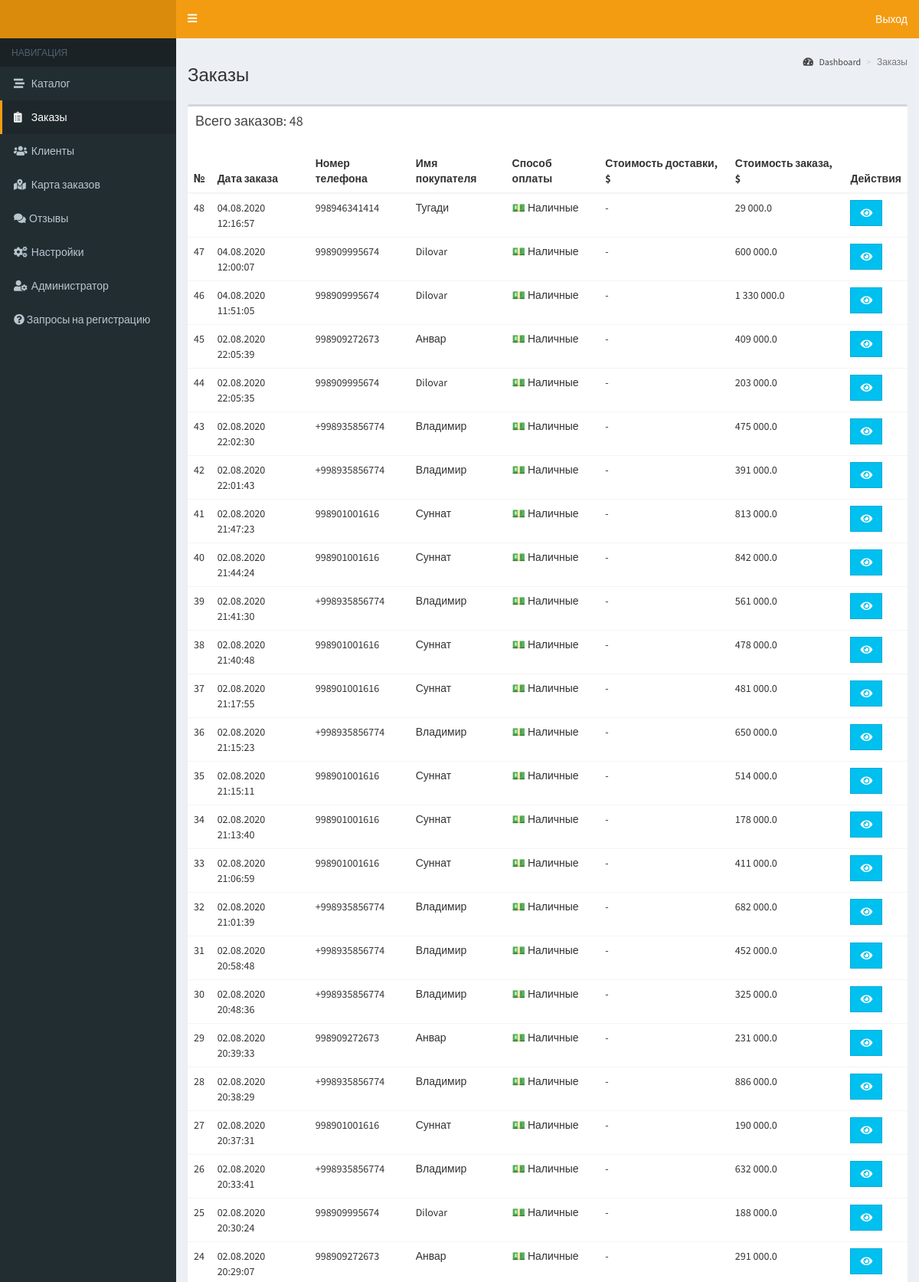
The app's page /orders (signed in, upper part) with its own data.
### application/core/models.py (models this page shows, shortened)
class Order(db.Model):
    __tablename__ = 'orders'
    id = db.Column(db.Integer, primary_key=True)
    user_id = db.Column(db.Integer, db.ForeignKey('users.id'))
    user_name = db.Column(db.String(100))
    shipping_method = db.Column(db.String(50))
    payment_method = db.Column(db.String(50))
    address_txt = db.Column(db.String(100))
    phone_number = db.Column(db.String(15))
    confirmed = db.Column(db.Boolean, default=False)
    confirmation_date = db.Column(db.DateTime)
    delivery_price = db.Column(db.Integer)
    total_amount = db.Column(db.Float)
    order_items = db.relationship('OrderItem', lazy='dynamic',
                                  backref='order', cascade='all, delete-orphan')
    location = db.relationship('Location', uselist=False, cascade='all,delete', backref='order')
    class ShippingMethods:
        PICK_UP = 'pickup'
        DELIVERY = 'delivery'
    class PaymentMethods:
        CASH = 'cash'
        PAYME = 'payme'

### application/admin/orders.py (the view)
@bp.route('/orders', methods=['GET'])
@login_required
def orders():
    all_orders = orderservice.get_all_confirmed_orders()
    return render_template('admin/orders.html', title='Заказы', area='orders', orders=all_orders)

### application/admin/__init__.py (called while the page is built)
@bp.context_processor
def view_context_processor():
    return {
        'year': datetime.now().year
    }

### application/core/models.py (called while the page is built)
@login.user_loader
def load_user(user_id):
    return UserAdmin.query.get(int(user_id))

### application/core/orderservice.py (called while the page is built)
def get_all_confirmed_orders() -> List[Order]:
    return Order.query.filter(Order.confirmed == True).order_by(Order.confirmation_date.desc()).all()

### application/resources/strings.py (called while the page is built)
def get_string(key, language='ru'):
    if language == 'ru':
        return _strings_ru.get(key, 'no_string')
    elif language == 'uz':
        return _strings_uz.get(key, 'no_string')
    else:
        raise Exception('Invalid language')

def from_order_payment_method(value: str, language: str) -> str:
    return get_string('order.' + value, language)

### application/utils/date.py (called while the page is built)
def convert_utc_to_asia_tz(utc_date: datetime):
    from_zone = tz.tzutc()
    to_zone = tz.gettz('Asia/Tashkent')
    utc = utc_date.replace(tzinfo=from_zone)
    local = utc.astimezone(to_zone)
    return local

### application/utils/filters.py (called while the page is built)
@app.template_filter()
def datetime(value, date_format='%d.%m.%Y %H:%M:%S', convert_from_utc=False):
    if convert_from_utc:
        date = convert_utc_to_asia_tz(value)
    else:
        date = value
    return date.strftime(date_format)

@app.template_filter()
def payment_method(value):
    return strings.from_order_payment_method(value, 'ru')

@app.template_filter()
def price(value):
    return '{0:,}'.format(value).replace(',', ' ')

### application/templates/admin/orders.html
{% extends 'layouts/admin.html' %}
{% block header %}Заказы{% endblock %}
{% block breadcrumbs %}
    <li class="active">Заказы</li>
{% endblock %}
{% block content %}
    <div class="row">
        <div class="col-xs-12">
            <div class="box">
                <div class="box-header">
                    <h4 class="box-title">Всего заказов: {{ orders|length }}</h4>
                </div>
                <div class="box-body table-responsive no-padding">
                    <table class="table table-hover">
                        <caption></caption>
                        <thead>
                            <tr>
                                <th>№</th>
                                <th>Дата заказа</th>
                                <th>Номер телефона</th>
                                <th>Имя покупателя</th>
                                <th>Способ оплаты</th>
                                <th>Стоимость доставки, $</th>
                                <th>Стоимость заказа, $</th>
                                <th>Действия</th>
                            </tr>
                        </thead>
                        <tbody>
                            {% for order in orders %}
                                <tr>
                                    <td>{{ loop.revindex }}</td>
                                    <td>{{ order.confirmation_date|datetime(convert_from_utc=True) }}</td>
                                    <td>{{ order.phone_number }}</td>
                                    <td>
                                        {% if order.user_name %}
                                            {{ order.user_name }}
                                        {% else %}
                                            N/A
                                        {% endif %}
                                    </td>
                                    <td>{{ order.payment_method|payment_method }}</td>
                                    <td>
                                        {% if order.delivery_price %}
                                            {{ order.delivery_price|price }}
                                        {% else %}
                                            -
                                        {% endif %}
                                    </td>
                                    <td>
                                        {% if order.total_amount %}
                                            {{ order.total_amount|price }}
                                        {% else %}
                                            {{ order|total_order_sum|price }}
                                        {% endif %}
                                    </td>
                                    <td>
                                        <a href="{{ url_for('admin.order', order_id=order.id) }}"
                                           class="btn btn-flat btn-info" data-toggle="tooltip" data-placement="top" title="Посмотреть">
                                            <i class="fas fa-eye"></i>
                                        </a>
                                    </td>
                                </tr>
                            {% endfor %}
                        </tbody>
                    </table>
                </div>
            </div>
        </div>
    </div>
{% endblock %}

### records on screen
Order: confirmation_date "04.08.2020 12:16:57", phone_number "998946341414", user_name "Тугади", payment_method|payment_method "💵 Наличные", total_amount "29 000.0"
Order: confirmation_date "04.08.2020 12:00:07", phone_number "998909995674", user_name "Dilovar", payment_method|payment_method "💵 Наличные", total_amount "600 000.0"
Order: confirmation_date "04.08.2020 11:51:05", phone_number "998909995674", user_name "Dilovar", payment_method|payment_method "💵 Наличные", total_amount "1 330 000.0"
Order: confirmation_date "02.08.2020 22:05:39", phone_number "998909272673", user_name "Анвар", payment_method|payment_method "💵 Наличные", total_amount "409 000.0"
Order: confirmation_date "02.08.2020 22:05:35", phone_number "998909995674", user_name "Dilovar", payment_method|payment_method "💵 Наличные", total_amount "203 000.0"
Order: confirmation_date "02.08.2020 22:02:30", phone_number "+998935856774", user_name "Владимир", payment_method|payment_method "💵 Наличные", total_amount "475 000.0"
Order: confirmation_date "02.08.2020 22:01:43", phone_number "+998935856774", user_name "Владимир", payment_method|payment_method "💵 Наличные", total_amount "391 000.0"
Order: confirmation_date "02.08.2020 21:47:23", phone_number "998901001616", user_name "Суннат", payment_method|payment_method "💵 Наличные", total_amount "813 000.0"
Order: confirmation_date "02.08.2020 21:44:24", phone_number "998901001616", user_name "Суннат", payment_method|payment_method "💵 Наличные", total_amount "842 000.0"
Order: confirmation_date "02.08.2020 21:41:30", phone_number "+998935856774", user_name "Владимир", payment_method|payment_method "💵 Наличные", total_amount "561 000.0"
Order: confirmation_date "02.08.2020 21:40:48", phone_number "998901001616", user_name "Суннат", payment_method|payment_method "💵 Наличные", total_amount "478 000.0"
Order: confirmation_date "02.08.2020 21:17:55", phone_number "998901001616", user_name "Суннат", payment_method|payment_method "💵 Наличные", total_amount "481 000.0"
Order: confirmation_date "02.08.2020 21:15:23", phone_number "+998935856774", user_name "Владимир", payment_method|payment_method "💵 Наличные", total_amount "650 000.0"
Order: confirmation_date "02.08.2020 21:15:11", phone_number "998901001616", user_name "Суннат", payment_method|payment_method "💵 Наличные", total_amount "514 000.0"
Order: confirmation_date "02.08.2020 21:13:40", phone_number "998901001616", user_name "Суннат", payment_method|payment_method "💵 Наличные", total_amount "178 000.0"
Order: confirmation_date "02.08.2020 21:06:59", phone_number "998901001616", user_name "Суннат", payment_method|payment_method "💵 Наличные", total_amount "411 000.0"
Order: confirmation_date "02.08.2020 21:01:39", phone_number "+998935856774", user_name "Владимир", payment_method|payment_method "💵 Наличные", total_amount "682 000.0"
Order: confirmation_date "02.08.2020 20:58:48", phone_number "+998935856774", user_name "Владимир", payment_method|payment_method "💵 Наличные", total_amount "452 000.0"
Order: confirmation_date "02.08.2020 20:48:36", phone_number "+998935856774", user_name "Владимир", payment_method|payment_method "💵 Наличные", total_amount "325 000.0"
Order: confirmation_date "02.08.2020 20:39:33", phone_number "998909272673", user_name "Анвар", payment_method|payment_method "💵 Наличные", total_amount "231 000.0"
Order: confirmation_date "02.08.2020 20:38:29", phone_number "+998935856774", user_name "Владимир", payment_method|payment_method "💵 Наличные", total_amount "886 000.0"
Order: confirmation_date "02.08.2020 20:37:31", phone_number "998901001616", user_name "Суннат", payment_method|payment_method "💵 Наличные", total_amount "190 000.0"
Order: confirmation_date "02.08.2020 20:33:41", phone_number "+998935856774", user_name "Владимир", payment_method|payment_method "💵 Наличные", total_amount "632 000.0"
Order: confirmation_date "02.08.2020 20:30:24", phone_number "998909995674", user_name "Dilovar", payment_method|payment_method "💵 Наличные", total_amount "188 000.0"
Order: confirmation_date "02.08.2020 20:29:07", phone_number "998909272673", user_name "Анвар", payment_method|payment_method "💵 Наличные", total_amount "291 000.0"

### other values on screen
{{ orders|length }} "48"
